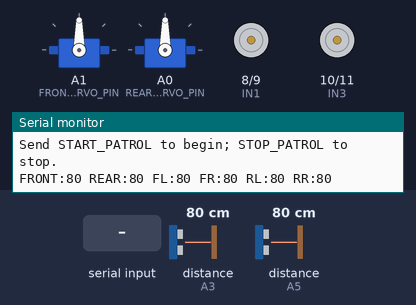
Bench run of a sketch on a simulated Arduino Uno, built with avr-gcc and run on an emulated ATmega328P. Shown: 2 × servo, motor-driver pin pairs drawn as motors (green arrow = first pin HIGH = forward, orange = second pin HIGH = backward, longer = more drive, scaled by the enable pin), the last lines printed to the serial monitor. Wiring (inferred from the names in the program): 2 × ultrasonic range finder: trigger A2, echo A3 / trigger A4, echo A5. The test bench sets the inputs (shaded band); at power-on: distance to the obstacle (sensors on A3, A5) 80 cm. The echo pulse lasts 58.3 µs per cm.

Above: at 1.8 s.
1.9 s: "START_PATROL\n" received over Serial
At 3.22 s:
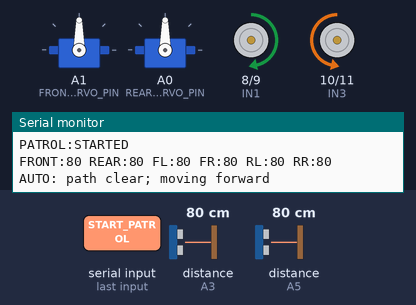
4.9 s: distance to the obstacle (sensor on A3) set to 25 cm
7.9 s: distance to the obstacle (sensor on A3) set to 21 cm
At 9.29 s:
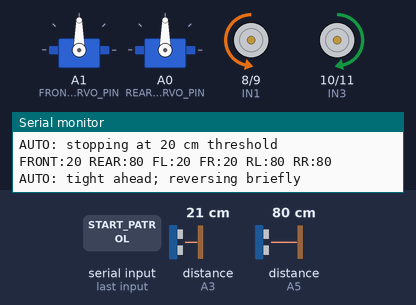
10.9 s: distance to the obstacle (sensor on A5) set to 23 cm
13.9 s: distance to the obstacle (sensor on A5) set to 19 cm
At 14.34 s:
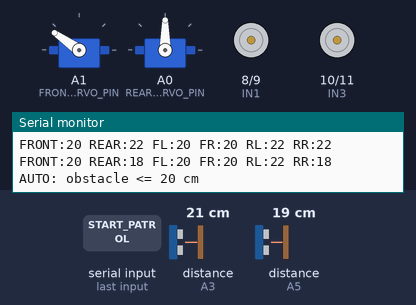
16.9 s: "START\n" received over the second serial link
At 17.14 s:
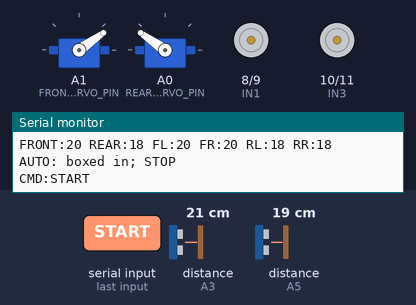
Timing chart, 0 to 20.2 s (numbered marks = the images above; inputs shaded):
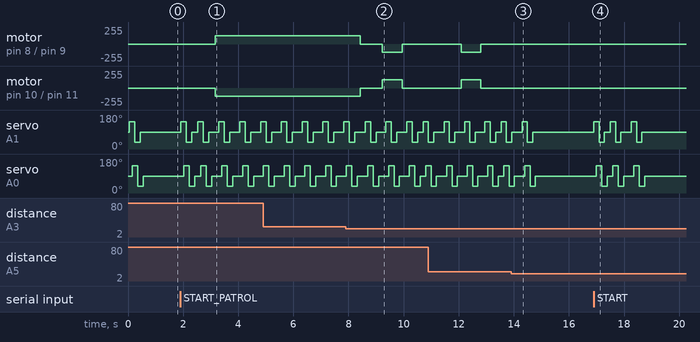

The sketch:

PatrolMate_Arduino_UNO_Autonomous.ino
```cpp
/*
  PatrolMate AI - Autonomous Obstacle Avoidance
  Arduino UNO R3 + L298N + 2x HC-SR04 + 2x Servo

  EXISTING WIRING (unchanged):
    ENA D5, IN1 D8, IN2 D9, IN3 D10, IN4 D11, ENB D6
    Front HC-SR04: TRIG A2, ECHO A3
    Rear  HC-SR04: TRIG A4, ECHO A5
    Front servo signal A1, Rear servo signal A0

  Safety threshold: 20 cm
  Serial USB commands: START_PATROL, STOP_PATROL, F, B, L, R, S, STATUS
  ESP32 UART: RX on D12 at 9600 baud (ESP32 TX -> UNO D12).
  NOTE: This sketch expects the ESP32 to send newline-terminated commands.
  Servo scanning and obstacle decisions are non-blocking except short ultrasonic
  measurements and short turning/reverse manoeuvres.
*/

#include <Servo.h>
#include <SoftwareSerial.h>

// Motor driver pins
const uint8_t ENA = 5;
const uint8_t IN1 = 8;
const uint8_t IN2 = 9;
const uint8_t IN3 = 10;
const uint8_t IN4 = 11;
const uint8_t ENB = 6;

// Ultrasonic pins
const uint8_t FRONT_TRIG = A2;
const uint8_t FRONT_ECHO = A3;
const uint8_t REAR_TRIG  = A4;
const uint8_t REAR_ECHO  = A5;

// Servo pins (as specified by existing wiring)
const uint8_t FRONT_SERVO_PIN = A1;
const uint8_t REAR_SERVO_PIN  = A0;

// ESP32-S3 TX -> UNO D12 RX. UNO D13 TX is not used here.
SoftwareSerial RobotSerial(12, 13); // RX, TX

Servo frontServo;
Servo rearServo;

const int SAFE_DISTANCE_CM = 20;
const int MOTOR_SPEED = 125;          // 0-255; increase only after safe testing
const int SERVO_CENTER = 90;
const int SERVO_LEFT = 145;
const int SERVO_RIGHT = 35;
const unsigned long SCAN_INTERVAL_MS = 160;
const unsigned long TURN_TIME_MS = 420;
const unsigned long REVERSE_TIME_MS = 350;
const unsigned long OBSTACLE_PAUSE_MS = 180;
const unsigned long SENSOR_TIMEOUT_US = 18000UL;

enum MotionState { STOPPED, MOVING_FORWARD, MOVING_BACKWARD, TURNING_LEFT, TURNING_RIGHT };
MotionState motion = STOPPED;

bool patrolEnabled = false;
bool turning = false;
unsigned long motionStartedAt = 0;
unsigned long lastScanAt = 0;
unsigned long lastDecisionAt = 0;

int frontCenterCm = 999;
int rearCenterCm = 999;
int frontLeftCm = 999;
int frontRightCm = 999;
int rearLeftCm = 999;
int rearRightCm = 999;

String usbLine;
String uartLine;

long readDistanceCm(uint8_t trigPin, uint8_t echoPin) {
  digitalWrite(trigPin, LOW);
  delayMicroseconds(3);
  digitalWrite(trigPin, HIGH);
  delayMicroseconds(10);
  digitalWrite(trigPin, LOW);

  unsigned long duration = pulseIn(echoPin, HIGH, SENSOR_TIMEOUT_US);
  if (duration == 0) return 999; // no echo = unknown/open; don't treat as close
  long cm = duration / 58UL;
  if (cm < 2 || cm > 350) return 999;
  return cm;
}

int readAt(Servo &servo, uint8_t trig, uint8_t echo, int angle) {
  servo.write(angle);
  delay(95); // allow servo to settle for an accurate range sample
  return (int)readDistanceCm(trig, echo);
}

void stopMotors() {
  analogWrite(ENA, 0);
  analogWrite(ENB, 0);
  digitalWrite(IN1, LOW);
  digitalWrite(IN2, LOW);
  digitalWrite(IN3, LOW);
  digitalWrite(IN4, LOW);
  motion = STOPPED;
  turning = false;
}

void forwardMotors() {
  // Keep the current direction mapping from the previous code.
  digitalWrite(IN1, HIGH);
  digitalWrite(IN2, LOW);
  digitalWrite(IN3, LOW);
  digitalWrite(IN4, HIGH);
  analogWrite(ENA, MOTOR_SPEED);
  analogWrite(ENB, MOTOR_SPEED);
  motion = MOVING_FORWARD;
  motionStartedAt = millis();
}

void backwardMotors() {
  digitalWrite(IN1, LOW);
  digitalWrite(IN2, HIGH);
  digitalWrite(IN3, HIGH);
  digitalWrite(IN4, LOW);
  analogWrite(ENA, MOTOR_SPEED);
  analogWrite(ENB, MOTOR_SPEED);
  motion = MOVING_BACKWARD;
  motionStartedAt = millis();
}

void leftMotors() {
  digitalWrite(IN1, LOW);
  digitalWrite(IN2, HIGH);
  digitalWrite(IN3, LOW);
  digitalWrite(IN4, HIGH);
  analogWrite(ENA, MOTOR_SPEED);
  analogWrite(ENB, MOTOR_SPEED);
  motion = TURNING_LEFT;
  motionStartedAt = millis();
  turning = true;
}

void rightMotors() {
  digitalWrite(IN1, HIGH);
  digitalWrite(IN2, LOW);
  digitalWrite(IN3, HIGH);
  digitalWrite(IN4, LOW);
  analogWrite(ENA, MOTOR_SPEED);
  analogWrite(ENB, MOTOR_SPEED);
  motion = TURNING_RIGHT;
  motionStartedAt = millis();
  turning = true;
}

void centerServos() {
  frontServo.write(SERVO_CENTER);
  rearServo.write(SERVO_CENTER);
}

void printDistances() {
  Serial.print(F("FRONT:")); Serial.print(frontCenterCm);
  Serial.print(F(" REAR:")); Serial.print(rearCenterCm);
  Serial.print(F(" FL:")); Serial.print(frontLeftCm);
  Serial.print(F(" FR:")); Serial.print(frontRightCm);
  Serial.print(F(" RL:")); Serial.print(rearLeftCm);
  Serial.print(F(" RR:")); Serial.println(rearRightCm);
}

void scanBothSides() {
  // Front and rear servos scan together by angle; each sensor samples its own side.
  frontLeftCm  = readAt(frontServo, FRONT_TRIG, FRONT_ECHO, SERVO_LEFT);
  rearLeftCm   = readAt(rearServo, REAR_TRIG, REAR_ECHO, SERVO_LEFT);
  frontRightCm = readAt(frontServo, FRONT_TRIG, FRONT_ECHO, SERVO_RIGHT);
  rearRightCm  = readAt(rearServo, REAR_TRIG, REAR_ECHO, SERVO_RIGHT);
  frontCenterCm = readAt(frontServo, FRONT_TRIG, FRONT_ECHO, SERVO_CENTER);
  rearCenterCm  = readAt(rearServo, REAR_TRIG, REAR_ECHO, SERVO_CENTER);
  centerServos();
  lastScanAt = millis();
  printDistances();
}

void beginAutonomousTurn() {
  stopMotors();
  delay(OBSTACLE_PAUSE_MS);
  scanBothSides();

  // Choose the side with the larger measured clearance.
  int leftClearance = min(frontLeftCm, rearLeftCm);
  int rightClearance = min(frontRightCm, rearRightCm);

  if (leftClearance > SAFE_DISTANCE_CM || rightClearance > SAFE_DISTANCE_CM) {
    if (leftClearance >= rightClearance) {
      Serial.println(F("AUTO: obstacle ahead; turning LEFT"));
      RobotSerial.println(F("AUTO:TURN_LEFT"));
      leftMotors();
    } else {
      Serial.println(F("AUTO: obstacle ahead; turning RIGHT"));
      RobotSerial.println(F("AUTO:TURN_RIGHT"));
      rightMotors();
    }
  } else if (rearCenterCm > SAFE_DISTANCE_CM) {
    Serial.println(F("AUTO: tight ahead; reversing briefly"));
    RobotSerial.println(F("AUTO:REVERSE"));
    backwardMotors();
  } else {
    Serial.println(F("AUTO: boxed in; STOP"));
    RobotSerial.println(F("AUTO:BLOCKED"));
    stopMotors();
    patrolEnabled = false; // fail-safe: stop if no measured escape path
  }
}

void processCommand(String cmd) {
  cmd.trim();
  cmd.toUpperCase();
  if (!cmd.length()) return;

  Serial.print(F("CMD:")); Serial.println(cmd);

  if (cmd == "START_PATROL" || cmd == "START" || cmd == "AUTO") {
    patrolEnabled = true;
    stopMotors();
    scanBothSides();
    Serial.println(F("PATROL:STARTED"));
    RobotSerial.println(F("PATROL:STARTED"));
    return;
  }
  if (cmd == "STOP_PATROL" || cmd == "STOP" || cmd == "S" || cmd == "EMERGENCY_STOP") {
    patrolEnabled = false;
    stopMotors();
    centerServos();
    Serial.println(F("PATROL:STOPPED"));
    RobotSerial.println(F("PATROL:STOPPED"));
    return;
  }
  if (cmd == "STATUS") {
    printDistances();
    Serial.println(patrolEnabled ? F("MODE:AUTO") : F("MODE:MANUAL/STOP"));
    return;
  }

  // Manual commands disable autonomous mode until START_PATROL is received.
  if (cmd == "F" || cmd == "FORWARD") { patrolEnabled = false; if (frontCenterCm > SAFE_DISTANCE_CM) forwardMotors(); else stopMotors(); }
  else if (cmd == "B" || cmd == "BACKWARD") { patrolEnabled = false; if (rearCenterCm > SAFE_DISTANCE_CM) backwardMotors(); else stopMotors(); }
  else if (cmd == "L" || cmd == "LEFT") { patrolEnabled = false; leftMotors(); }
  else if (cmd == "R" || cmd == "RIGHT") { patrolEnabled = false; rightMotors(); }
  else {
    Serial.println(F("Unknown command"));
    RobotSerial.println(F("ERROR:UNKNOWN_COMMAND"));
  }
}

void readCommands(Stream &stream, String &buffer) {
  while (stream.available()) {
    char c = (char)stream.read();
    if (c == '\r') continue;
    if (c == '\n') {
      processCommand(buffer);
      buffer = "";
    } else if (buffer.length() < 64) {
      buffer += c;
    } else {
      buffer = "";
    }
  }
}

void setup() {
  pinMode(ENA, OUTPUT); pinMode(IN1, OUTPUT); pinMode(IN2, OUTPUT);
  pinMode(IN3, OUTPUT); pinMode(IN4, OUTPUT); pinMode(ENB, OUTPUT);
  pinMode(FRONT_TRIG, OUTPUT); pinMode(FRONT_ECHO, INPUT);
  pinMode(REAR_TRIG, OUTPUT); pinMode(REAR_ECHO, INPUT);

  Serial.begin(9600);
  RobotSerial.begin(9600);

  frontServo.attach(FRONT_SERVO_PIN);
  rearServo.attach(REAR_SERVO_PIN);
  centerServos();
  stopMotors();

  Serial.println(F("PatrolMate autonomous obstacle avoidance ready."));
  Serial.println(F("Send START_PATROL to begin; STOP_PATROL to stop."));
  RobotSerial.println(F("ARDUINO_READY"));
  scanBothSides();
}

void loop() {
  readCommands(Serial, usbLine);
  readCommands(RobotSerial, uartLine);

  unsigned long now = millis();

  // Keep servos scanning repeatedly during patrol, with measurements refreshed each scan.
  if (patrolEnabled && now - lastScanAt >= SCAN_INTERVAL_MS) {
    scanBothSides();
  }

  if (!patrolEnabled) return;

  // Complete timed turn/reverse, then re-check before resuming forward.
  if ((motion == TURNING_LEFT || motion == TURNING_RIGHT) &&
      now - motionStartedAt >= TURN_TIME_MS) {
    stopMotors();
    centerServos();
    lastDecisionAt = now;
  } else if (motion == MOVING_BACKWARD &&
             now - motionStartedAt >= REVERSE_TIME_MS) {
    stopMotors();
    centerServos();
    lastDecisionAt = now;
  }

  // Decide after a turn/reverse or if forward path is blocked.
  if (motion == STOPPED && now - lastDecisionAt >= OBSTACLE_PAUSE_MS) {
    scanBothSides();
    if (frontCenterCm > SAFE_DISTANCE_CM) {
      Serial.println(F("AUTO: path clear; moving forward"));
      RobotSerial.println(F("AUTO:FORWARD"));
      forwardMotors();
    } else {
      Serial.println(F("AUTO: obstacle <= 20 cm"));
      beginAutonomousTurn();
    }
    lastDecisionAt = millis();
  } else if (motion == MOVING_FORWARD && frontCenterCm <= SAFE_DISTANCE_CM) {
    Serial.println(F("AUTO: stopping at 20 cm threshold"));
    stopMotors();
    beginAutonomousTurn();
    lastDecisionAt = millis();
  }
}
```

Measured:
- the behaviour switches between 22 and 21 cm on distance to the obstacle (sensor on A3) (found by bisection; images 1 and 2)
- the behaviour switches between 22 and 21 cm on distance to the obstacle (sensor on A5) (found by bisection; images 2 and 3)
- after the input at 1.9 s, motor on pin 8 (IN1) / pin 9 (IN2): stopped → forward 125/255 after 1.3 s; motor on pin 10 (IN3) / pin 11 (IN4): stopped → backward 125/255 after 1.3 s
- after the input at 7.9 s, motor on pin 8 (IN1) / pin 9 (IN2): forward 125/255 → stopped after 0.53 s, → backward 125/255 0.80 s later, → stopped 0.72 s later; motor on pin 10 (IN3) / pin 11 (IN4): backward 125/255 → stopped after 0.53 s, → forward 125/255 0.80 s later, → stopped 0.72 s later
- after the input at 13.9 s, motor on pin 8 (IN1) / pin 9 (IN2): stays stopped (without the input it goes to backward 125/255 after 1.0 s); motor on pin 10 (IN3) / pin 11 (IN4): stays stopped (without the input it goes to forward 125/255 after 1.0 s)
- after the input at 16.9 s, servo on A1 (FRONT_SERVO_PIN): 90° → 145° at once, → 35° 0.19 s later, → 90° 0.19 s later, → 145° 0.21 s later, … (9 changes in this stretch); servo on A0 (REAR_SERVO_PIN): 90° → 145° after 0.10 s, → 35° 0.19 s later, → 90° 0.19 s later, → 145° 0.21 s later, … (9 changes in this stretch)
